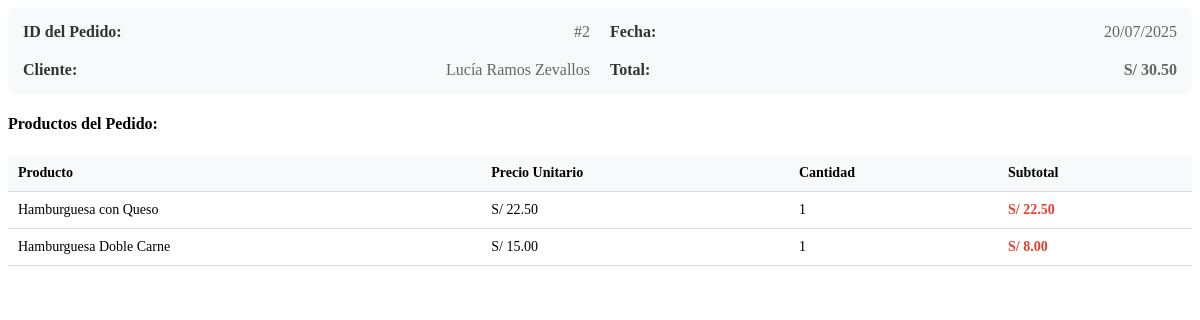
/admin/obtener_detalle_pedido.php?id=2 (signed in), run on the app's committed database.
### tables this page shows
CREATE TABLE `pedido` (
  `ID_PEDIDO` int(11) NOT NULL,
  `FECHA_PEDIDO` date NOT NULL,
  `TOTAL` decimal(6,2) NOT NULL,
  `ID_USUARIO` int(11) NOT NULL
);

CREATE TABLE `usuario` (
  `ID_USUARIO` int(11) NOT NULL,
  `NOMB_USUARIO` varchar(100) DEFAULT NULL,
  `CORREO` varchar(100) DEFAULT NULL,
  `CLAVE` varchar(255) DEFAULT NULL
);

CREATE TABLE `detalle_pedido` (
  `ID_DETALLE` int(11) NOT NULL,
  `ID_PEDIDO` int(11) NOT NULL,
  `ID_PRODUCTO` int(11) NOT NULL,
  `CANTIDAD` int(11) NOT NULL,
  `SUBTOTAL` decimal(6,2) NOT NULL
);

CREATE TABLE `producto` (
  `ID_PRODUCTO` int(11) NOT NULL,
  `NOMB_PRODUCTO` varchar(100) NOT NULL,
  `ID_CATEGORIA` int(11) NOT NULL,
  `PRECIO` decimal(6,2) NOT NULL DEFAULT 0.00
);

### admin/obtener_detalle_pedido.php (the view, shortened to what this page needs)
<?php
$conexion = getConnection();
$id = (int)$_GET['id'];
$stmt = $conexion->prepare("SELECT p.*, u.NOMB_USUARIO
                           FROM pedido p
                           INNER JOIN usuario u ON p.ID_USUARIO = u.ID_USUARIO
                           WHERE p.ID_PEDIDO = ?");
$stmt->bind_param("i", $id);
$stmt->execute();
$result = $stmt->get_result();
$pedido = $result->fetch_assoc();
$stmt = $conexion->prepare("SELECT dp.*, p.NOMB_PRODUCTO, p.PRECIO
                           FROM detalle_pedido dp
                           INNER JOIN producto p ON dp.ID_PRODUCTO = p.ID_PRODUCTO
                           WHERE dp.ID_PEDIDO = ?");
$stmt->bind_param("i", $id);
$stmt->execute();
$detalles = $stmt->get_result();
?>
<div class="info-pedido">
    <div class="info-item">
        <span class="info-label">ID del Pedido:</span>
        <span class="info-value">#<?php echo $pedido['ID_PEDIDO']; ?></span>
    </div>
    <div class="info-item">
        <span class="info-label">Fecha:</span>
        <span class="info-value"><?php echo date('d/m/Y', strtotime($pedido['FECHA_PEDIDO'])); ?></span>
    </div>
    <div class="info-item">
        <span class="info-label">Cliente:</span>
        <span class="info-value"><?php echo htmlspecialchars($pedido['NOMB_USUARIO']); ?></span>
    </div>
    <div class="info-item">
        <span class="info-label">Total:</span>
        <span class="info-value total">S/ <?php echo number_format($pedido['TOTAL'], 2); ?></span>
    </div>
</div>
<h4>Productos del Pedido:</h4>
<?php if ($detalles->num_rows > 0): ?>
    <table class="detalle-table">
        <thead>
            <tr>
                <th>Producto</th>
                <th>Precio Unitario</th>
                <th>Cantidad</th>
                <th>Subtotal</th>
            </tr>
        </thead>
        <tbody>
            <?php while ($detalle = $detalles->fetch_assoc()): ?>
                <tr>
                    <td><?php echo htmlspecialchars($detalle['NOMB_PRODUCTO']); ?></td>
                    <td>S/ <?php echo number_format($detalle['PRECIO'], 2); ?></td>
                    <td><?php echo $detalle['CANTIDAD']; ?></td>
                    <td class="total">S/ <?php echo number_format($detalle['SUBTOTAL'], 2); ?></td>
                </tr>
            <?php endwhile; ?>
        </tbody>
    </table>
<?php else: ?>
    <p style="text-align: center; color: #666; padding: 20px;">No hay productos en este pedido</p>
<?php endif; ?>

### admin/obtener_detalle_pedido.php (style rules this page uses)
.total { font-weight: bold; color: #e53e2e; }
.info-pedido { display: grid; grid-template-columns: 1fr 1fr; gap: 20px; margin-bottom: 20px; padding: 15px; background: #f8f9fa; border-radius: 5px; }
.info-item { display: flex; justify-content: space-between; align-items: center; }
.info-label { font-weight: 600; color: #333; }
.info-value { color: #666; }
.detalle-table { width: 100%; margin-top: 15px; border-collapse: collapse; }
.detalle-table th { background: #f8f9fa; padding: 10px; font-size: 14px; text-align: left; border-bottom: 1px solid #ddd; }
.detalle-table td { padding: 10px; font-size: 14px; border-bottom: 1px solid #ddd; }

### data on the page
pedido: ID_PEDIDO "2", FECHA_PEDIDO "20/07/2025", ID_USUARIO.NOMB_USUARIO "Lucía Ramos Zevallos", TOTAL "30.50"
detalle_pedido: ID_PRODUCTO.NOMB_PRODUCTO "Hamburguesa con Queso", ID_PRODUCTO.PRECIO "22.50", CANTIDAD "1", SUBTOTAL "22.50"
detalle_pedido: ID_PRODUCTO.NOMB_PRODUCTO "Hamburguesa Doble Carne", ID_PRODUCTO.PRECIO "15.00", CANTIDAD "1", SUBTOTAL "8.00"
